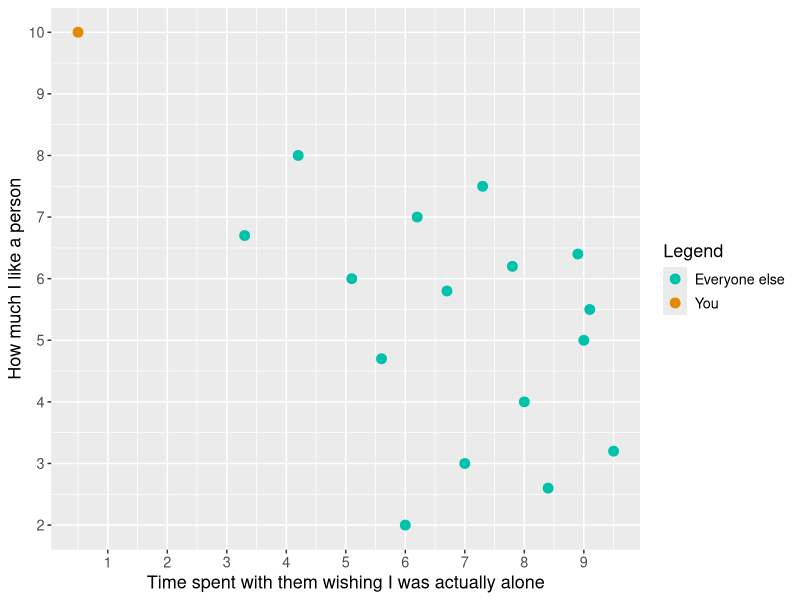

Here is the R script that generated this plot:
## ---- chunk 1
library(tidyverse)
## ---- chunk 2
Legend <- c("You","Everyone else", "Everyone else","Everyone else","Everyone else","Everyone else","Everyone else","Everyone else","Everyone else","Everyone else","Everyone else","Everyone else","Everyone else","Everyone else","Everyone else","Everyone else","Everyone else")
x <- c(0.5, 3.3, 4.2,6,7,8,9,5.1,6.2,7.3,8.4,9.5,5.6,6.7,7.8,8.9,9.1)
y <- c(10, 6.7, 8,2,3,4,5,6,7,7.5,2.6,3.2,4.7,5.8,6.2,6.4,5.5)

df <- data.frame(Legend, x, y)

str(df)
## ---- chunk 3
df %>%
  ggplot(., aes(x, y, color = Legend))+
  geom_point(binwidth = 1, size = 3)+
  xlab("Time spent with them wishing I was actually alone")+
  ylab("How much I like a person")+
  scale_x_continuous(breaks = c(0:10))+
  scale_y_continuous(breaks = c(0:10))+
  scale_color_hue(h = c(180, 400))+
  theme(text = element_text(size = 13))
